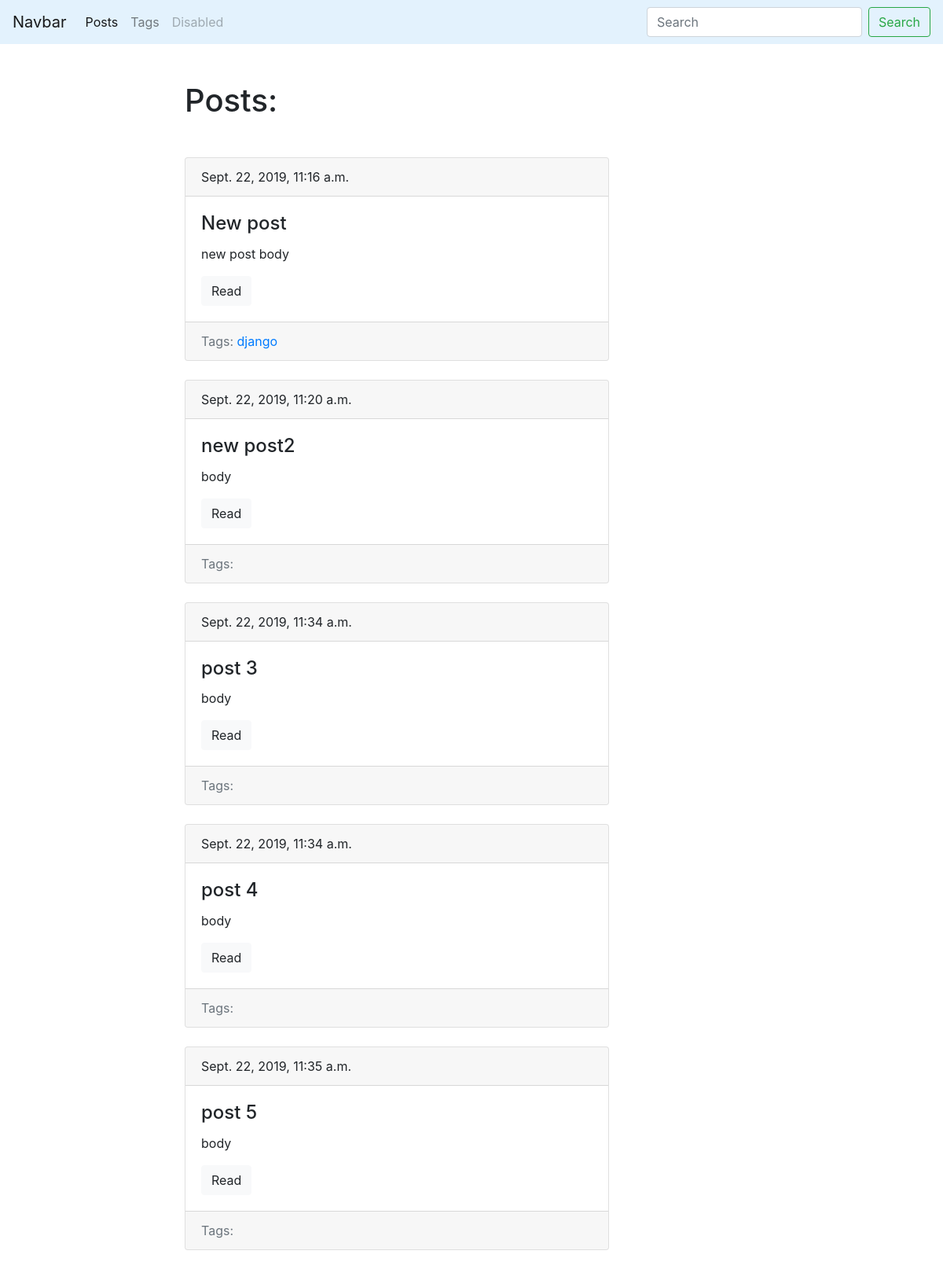
Screenshot of /blog/ with the database file from the repository.
### blog/models.py (models this page shows, shortened)
class Post(models.Model):
    title = models.CharField(max_length=150, db_index=True)
    slug = models.SlugField(max_length=150, unique=True)
    body = models.TextField(blank=True, db_index=True)
    tags = models.ManyToManyField('Tag', blank=True, related_name='posts')
    date_pub = models.DateTimeField(auto_now_add=True)
    def get_absolute_url(self):
        return reverse('post_detail_url', kwargs={'slug': self.slug})

class Tag(models.Model):
    title = models.CharField(max_length=50)
    slug = models.SlugField(max_length=50, unique=True)
    def get_absolute_url(self):
        return  reverse('tag_detail_url', kwargs={'slug': self.slug})

### blog/views.py (the view)
# urls.py: path('', posts_list, name='posts_list_url'),
def posts_list(request):
    posts = Post.objects.all()
    return render(request, 'blog/index.html', context={'posts': posts})

### blog/templates/blog/index.html (shortened to what this page needs)
{% extends 'blog/base_blog.html' %}
{% block content %}
    <h1 class="mb-5">Posts:</h1>
    {% for post in posts %}
       {% include 'blog/includes/post_card_template.html' %}
    {% endfor %}
{% endblock %}

### blog/templates/blog/includes/post_card_template.html
<div class="card mb-4">
    <div class="card-header">
        {{ post.date_pub }}
    </div>
    <div class="card-body">
        <h4 class="card-title">{{ post.title }}</h4>
        <p class="card-text">{{ post.body|truncatewords:15 }}</p>
        <a href="{{ post.get_absolute_url }}" class="btn btn-light">Read</a>
    </div>
     <div class="card-footer text-muted">
        Tags:
         {% for tag in post.tags.all %}
         <a href="{{ tag.get_absolute_url }}">{{ tag.title }}</a>
         {% endfor %}
    </div>
</div>

### rows the page displays
Post: date_pub "Sept. 22, 2019, 11:16 a.m.", title "New post", body "new post body"
Tag: title "django"
Post: date_pub "Sept. 22, 2019, 11:20 a.m.", title "new post2", body "body"
Post: date_pub "Sept. 22, 2019, 11:34 a.m.", title "post 3", body "body"
Post: date_pub "Sept. 22, 2019, 11:34 a.m.", title "post 4", body "body"
Post: date_pub "Sept. 22, 2019, 11:35 a.m.", title "post 5", body "body"
